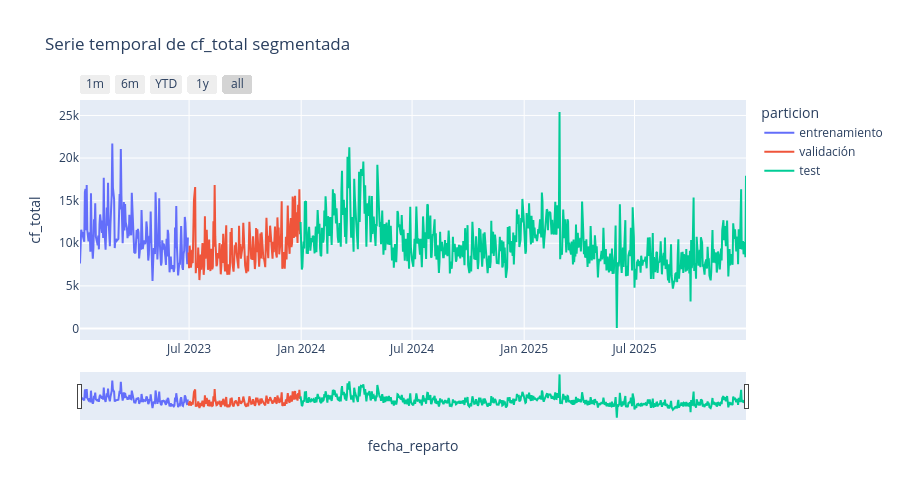

The notebook cell saved with this chart:
### Markdown cell above
### Visualización interactiva de la serie temporal

Se graficó la serie **cf_total** segmentada en los conjuntos de entrenamiento, validación y test, utilizando **Plotly Express** para generar un gráfico interactivo.

- El eje **x** corresponde a la fecha de reparto, y el eje **y** al valor de la serie `cf_total`.  
- Cada partición se distingue por un color diferente, lo que facilita identificar el tramo de entrenamiento, validación y test.  
- Se añadieron controles de zoom y un **range slider** en el eje temporal, permitiendo explorar la serie en distintos niveles de detalle (1 mes, 6 meses, año en curso, último año o toda la serie).  
- Esta visualización es especialmente útil para analizar la evolución de la serie en distintos periodos y validar la segmentación aplicada en el backtesting.  

Finalmente, se eliminó la columna auxiliar `particion` para mantener limpio el DataFrame original.

### Code cell
import plotly.express as px

# Asegurar datetime y orden
data_full.index = pd.to_datetime(data_full.index)
data_full = data_full.sort_index()

# Etiquetar particiones
data_full.loc[:fin_train, 'particion'] = 'entrenamiento'
data_full.loc[fin_train:fin_validacion, 'particion'] = 'validación'
data_full.loc[fin_validacion:, 'particion'] = 'test'

# Crear gráfico interactivo
fig = px.line(
    data_frame = data_full.reset_index(),
    x      = 'fecha_reparto',
    y      = 'cf_total',
    color  = 'particion',
    title  = 'Serie temporal de cf_total segmentada',
    width  = 900,
    height = 500
)

# Agregar controles de zoom
fig.update_xaxes(
    rangeslider_visible=True,
    rangeselector=dict(
        buttons=list([
            dict(count=1, label="1m", step="month", stepmode="backward"),
            dict(count=6, label="6m", step="month", stepmode="backward"),
            dict(count=1, label="YTD", step="year", stepmode="todate"),
            dict(count=1, label="1y", step="year", stepmode="backward"),
            dict(step="all")
        ])
    )
)

fig.show()

# Limpiar columna auxiliar
data_full = data_full.drop(columns='particion')

### Figure 1 — Plotly figure (JSON) as saved in the notebook; plotly's stock layout.template omitted (floating-point values rounded to 4 significant figures; data arrays with more than 128 entries replaced by an {"elided": "..."} marker saying what was removed)
{"data": [{"hovertemplate": "particion=entrenamiento<br>fecha_reparto=%{x}<br>cf_total=%{y}<extra></extra>", "legendgroup": "entrenamiento", "line": {"color": "#636efa", "dash": "solid"}, "marker": {"symbol": "circle"}, "mode": "lines", "name": "entrenamiento", "orientation": "v", "showlegend": true, "type": "scatter", "x": {"elided": "152 str values"}, "xaxis": "x", "y": {"elided": "152 float values"}, "yaxis": "y"}, {"hovertemplate": "particion=validación<br>fecha_reparto=%{x}<br>cf_total=%{y}<extra></extra>", "legendgroup": "validación", "line": {"color": "#EF553B", "dash": "solid"}, "marker": {"symbol": "circle"}, "mode": "lines", "name": "validación", "orientation": "v", "showlegend": true, "type": "scatter", "x": {"elided": "159 str values"}, "xaxis": "x", "y": {"elided": "159 float values"}, "yaxis": "y"}, {"hovertemplate": "particion=test<br>fecha_reparto=%{x}<br>cf_total=%{y}<extra></extra>", "legendgroup": "test", "line": {"color": "#00cc96", "dash": "solid"}, "marker": {"symbol": "circle"}, "mode": "lines", "name": "test", "orientation": "v", "showlegend": true, "type": "scatter", "x": {"elided": "631 str values"}, "xaxis": "x", "y": {"elided": "631 float values"}, "yaxis": "y"}], "layout": {"height": 500, "legend": {"title": {"text": "particion"}, "tracegroupgap": 0}, "title": {"text": "Serie temporal de cf_total segmentada"}, "width": 900, "xaxis": {"anchor": "y", "autorange": true, "domain": [0, 1], "range": ["2023-01-03", "2025-12-31"], "rangeselector": {"buttons": [{"count": 1, "label": "1m", "step": "month", "stepmode": "backward"}, {"count": 6, "label": "6m", "step": "month", "stepmode": "backward"}, {"count": 1, "label": "YTD", "step": "year", "stepmode": "todate"}, {"count": 1, "label": "1y", "step": "year", "stepmode": "backward"}, {"step": "all"}]}, "rangeslider": {"autorange": true, "range": ["2023-01-03", "2025-12-31"], "visible": true, "yaxis": {"_template": null, "rangemode": "match"}}, "title": {"text": "fecha_reparto"}, "type": "date"}, "yaxis": {"anchor": "x", "autorange": true, "domain": [0, 1], "range": [-1350.0, 26810.0], "title": {"text": "cf_total"}, "type": "linear"}}}
